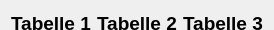
            <widget class="QWidget" name="widget_2" native="true">
             <property name="minimumSize">
              <size>
               <width>0</width>
               <height>30</height>
              </size>
             </property>
             <property name="maximumSize">
              <size>
               <width>16777215</width>
               <height>30</height>
              </size>
             </property>
             <layout class="QHBoxLayout" name="horizontalLayout_4">
              <item>
               <widget class="QLabel" name="label">
                <property name="minimumSize">
                 <size>
                  <width>0</width>
                  <height>25</height>
                 </size>
                </property>
                <property name="maximumSize">
                 <size>
                  <width>16777215</width>
                  <height>25</height>
                 </size>
                </property>
                <property name="font">
                 <font>
                  <pointsize>14</pointsize>
                  <bold>true</bold>
                 </font>
                </property>
                <property name="text">
                 <string>Tabelle 1</string>
                </property>
               </widget>
              </item>
              <item>
               <widget class="QLabel" name="label_2">
                <property name="minimumSize">
                 <size>
                  <width>0</width>
                  <height>25</height>
                 </size>
                </property>
                <property name="maximumSize">
                 <size>
                  <width>16777215</width>
                  <height>25</height>
                 </size>
                </property>
                <property name="font">
                 <font>
                  <pointsize>14</pointsize>
                  <bold>true</bold>
                 </font>
                </property>
                <property name="text">
                 <string>Tabelle 2</string>
                </property>
               </widget>
              </item>
              <item>
               <widget class="QLabel" name="label_3">
                <property name="minimumSize">
                 <size>
                  <width>0</width>
                  <height>25</height>
                 </size>
                </property>
                <property name="maximumSize">
                 <size>
                  <width>16777215</width>
                  <height>25</height>
                 </size>
                </property>
                <property name="font">
                 <font>
                  <pointsize>14</pointsize>
                  <bold>true</bold>
                 </font>
                </property>
                <property name="text">
                 <string>Tabelle 3</string>
                </property>
               </widget>
              </item>
             </layout>
            </widget>
